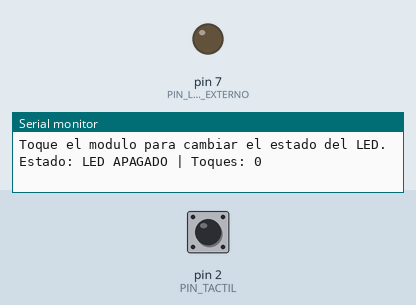
Bench run of a sketch on a simulated Arduino Uno, built with avr-gcc and run on an emulated ATmega328P. On the bench: output pins drawn as LEDs (lit = HIGH), the last lines printed to the serial monitor. Dashed ring = blinking. Inputs (shaded band) come from the test bench; at power-on: pin 2 (PIN_TACTIL) LOW.

Above: at 2.8 s.
2.9 s: pin 2 (PIN_TACTIL) driven HIGH
At 3.2 s:
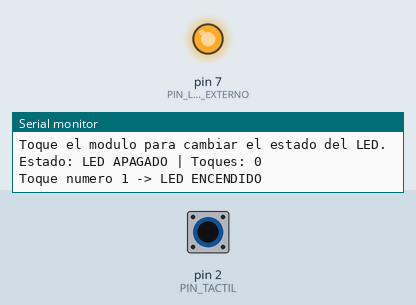
4.4 s: pin 2 (PIN_TACTIL) pulsed LOW 5 times (0.12 s each, 0.3 s apart)
At 4.97 s:
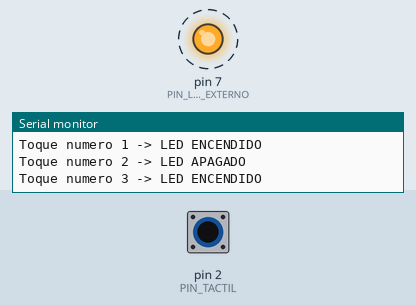
Timing chart, 0 to 7.4 s (numbered marks = the images above; inputs shaded):
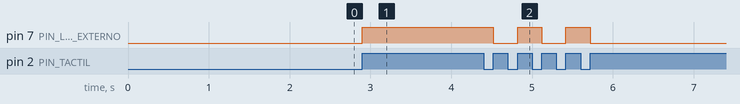

Measured:
- after the input at 2.9 s, pin 7 (PIN_LED_EXTERNO): LOW → HIGH at once
- after the input at 4.4 s, pin 7 (PIN_LED_EXTERNO): alternates HIGH for 0.30 s and LOW for 0.30 s, 5 changes in all, then stays LOW, starting after 0.12 s

The sketch:

Ejercicio2_interruptor_tactil.ino
```cpp
/*
  ====================================================================
  EJERCICIO 2: INTERRUPTOR TACTIL CON MEMORIA
  ====================================================================
  Placa:       Arduino UNO R4 WiFi
  Componentes: Modulo Keyestudio Touch (sensor capacitivo tactil)
               LED externo (por ejemplo rojo de 5 mm)
               Resistencia de 1 kOhm (1000 ohmios) en serie con el LED
  Libreria:    Ninguna. Solo se usan funciones incluidas en Arduino.

  CONEXIONES
    Modulo tactil:  S -> D2     V -> 5V     G -> GND
    LED externo:    D7 -> resistencia 1 kOhm -> anodo (+) del LED
                    catodo (-) del LED -> GND

  QUE HACE EL PROGRAMA
    Cada vez que se TOCA el modulo, el LED cambia de estado:
    si estaba apagado se enciende, y si estaba encendido se apaga.
    El LED "recuerda" su estado hasta el siguiente toque (memoria).
    Un toque largo cuenta como UN solo toque.
    El Monitor Serial muestra el numero de toques y el estado.
  ====================================================================
*/


// ---------------------------------------------------------------
// 1. PINES Y CONSTANTES
// ---------------------------------------------------------------
// "const" significa que el valor no cambia mientras el programa se
// ejecuta. "int" es un numero entero.

// Pin digital D2: recibe la senal del modulo tactil (terminal S).
const int PIN_TACTIL = 2;

// Pin digital D7: entrega la senal al LED (a traves de la resistencia).
// OJO: no se llama PIN_LED porque la placa UNO R4 WiFi ya define ese
// nombre (es el LED interno del pin 13) y el programa no compilaria.
const int PIN_LED_EXTERNO = 7;

// Nivel que entrega el modulo mientras se le toca. Este modulo
// entrega HIGH (5 V) al tocarlo y LOW (0 V) en reposo.
// Si el modulo trabajara al reves, bastaria con cambiar esta linea
// por: const int TOCADO = LOW;
const int TOCADO = HIGH;

// Tiempo minimo, en milisegundos, entre dos toques aceptados.
// Evita que una lectura inestable cuente dos toques por error
// (antirrebote). 1000 ms = 1 s; aqui 80 ms.
// "unsigned long" es un entero grande que nunca es negativo; es
// el tipo que devuelve la funcion millis().
const unsigned long TIEMPO_ANTIRREBOTE = 80;

// Cada cuantos milisegundos se informa el estado por el Monitor
// Serial, aunque no se toque el modulo (5000 ms = 5 s). Sirve para
// ver el estado aunque el monitor se abra despues del arranque.
const unsigned long INTERVALO_ESTADO = 5000;


// ---------------------------------------------------------------
// 2. VARIABLES DE ESTADO
// ---------------------------------------------------------------
// Estas variables SI cambian mientras el programa funciona. Guardan
// la "memoria" del sistema.

// Estado del LED. "bool" solo admite dos valores: true (verdadero)
// o false (falso). true = LED encendido, false = LED apagado.
bool ledEncendido = false;

// Indica si el modulo estaba siendo tocado en la vuelta anterior de
// loop(). Permite detectar el MOMENTO en que empieza un toque.
bool tocadoAnterior = false;

// Cuenta cuantos toques se han registrado desde el arranque.
unsigned long contadorToques = 0;

// Instante (en ms desde que se encendio la placa) del ultimo toque
// aceptado. Se usa para el antirrebote.
unsigned long ultimoToque = 0;

// Instante del ultimo informe de estado por el Monitor Serial.
unsigned long ultimoEstado = 0;


// ---------------------------------------------------------------
// 3. FUNCION informarEstado()
// ---------------------------------------------------------------
// Una funcion es un bloque de codigo con nombre que se puede
// ejecutar las veces que se quiera. "void" indica que no devuelve
// ningun valor. Esta funcion imprime el estado actual.
void informarEstado() {
  // Serial.print() envia texto SIN salto de linea.
  Serial.print("Estado: LED ");

  // Se elige el texto segun el valor de la variable ledEncendido.
  if (ledEncendido) {
    Serial.print("ENCENDIDO");
  } else {
    Serial.print("APAGADO");
  }

  // Se agrega el numero de toques. Serial.println() envia el
  // contenido y termina la linea.
  Serial.print(" | Toques: ");
  Serial.println(contadorToques);
}


// ---------------------------------------------------------------
// 4. FUNCION setup()
// ---------------------------------------------------------------
// setup() se ejecuta UNA sola vez: al encender la placa, al subir el
// programa o al pulsar el boton RESET.
void setup() {
  // pinMode() define si un pin es entrada (INPUT) o salida (OUTPUT).
  // El modulo tactil ENVIA una senal a la placa: es una entrada.
  pinMode(PIN_TACTIL, INPUT);

  // El LED RECIBE la senal de la placa: es una salida.
  pinMode(PIN_LED_EXTERNO, OUTPUT);

  // Se asegura que el LED inicie apagado. LOW = 0 V = LED apagado.
  digitalWrite(PIN_LED_EXTERNO, LOW);

  // Abre la comunicacion con la computadora por el cable USB a 9600
  // baudios. El Monitor Serial debe usar la misma velocidad.
  Serial.begin(9600);

  // delay() detiene el programa el tiempo indicado en milisegundos.
  // Da 1,5 s para que la conexion USB quede establecida.
  delay(1500);

  // Mensajes iniciales de instrucciones.
  Serial.println("INTERRUPTOR TACTIL CON MEMORIA - ARDUINO UNO R4 WIFI");
  Serial.println("----------------------------------------------------");
  Serial.println("Toque el modulo para cambiar el estado del LED.");

  // Se informa el estado inicial (LED apagado, 0 toques).
  informarEstado();

  // Se guarda el instante de este informe para contar 5 s hasta el
  // siguiente.
  ultimoEstado = millis();
}


// ---------------------------------------------------------------
// 5. FUNCION loop()
// ---------------------------------------------------------------
// loop() se repite una y otra vez, miles de veces por segundo,
// mientras la placa tenga energia.
void loop() {
  // millis() devuelve los milisegundos transcurridos desde que se
  // encendio la placa. Se guarda en "ahora".
  unsigned long ahora = millis();

  // ---- PASO 1: leer el modulo tactil ----
  // digitalRead() devuelve HIGH o LOW segun el nivel del pin.
  int lectura = digitalRead(PIN_TACTIL);

  // "==" compara si dos valores son iguales. La variable tocadoAhora
  // vale true si el modulo esta siendo tocado en este momento.
  bool tocadoAhora = (lectura == TOCADO);

  // ---- PASO 2: detectar el INICIO de un toque ----
  // Un toque nuevo ocurre cuando AHORA se toca y ANTES no se tocaba.
  // Esto se llama detectar un "flanco". Asi, si el dedo permanece
  // sobre el modulo, la condicion deja de cumplirse y el toque largo
  // cuenta solo UNA vez.
  // "&&" significa "y". "!" significa "no".
  if (tocadoAhora && !tocadoAnterior) {
    // Antirrebote: solo se acepta el toque si pasaron al menos 80 ms
    // desde el ultimo toque aceptado.
    if (ahora - ultimoToque >= TIEMPO_ANTIRREBOTE) {
      // Se invierte el estado del LED: "!" cambia true por false y
      // false por true. Esta es la "memoria" del interruptor.
      ledEncendido = !ledEncendido;

      // Se aplica el nuevo estado al pin del LED.
      // HIGH = 5 V = LED encendido; LOW = 0 V = LED apagado.
      if (ledEncendido) {
        digitalWrite(PIN_LED_EXTERNO, HIGH);
      } else {
        digitalWrite(PIN_LED_EXTERNO, LOW);
      }

      // Se suma uno al contador. "++" aumenta la variable en 1.
      contadorToques++;

      // Se guarda el instante de este toque para el antirrebote.
      ultimoToque = ahora;

      // Se informa el toque por el Monitor Serial.
      Serial.print("Toque numero ");
      Serial.print(contadorToques);
      if (ledEncendido) {
        Serial.println(" -> LED ENCENDIDO");
      } else {
        Serial.println(" -> LED APAGADO");
      }

      // El informe periodico se reinicia para no repetirse de
      // inmediato despues de un toque.
      ultimoEstado = ahora;
    }
  }

  // ---- PASO 3: recordar la lectura para la proxima vuelta ----
  // Al final de la vuelta, "ahora" pasa a ser "antes". En la proxima
  // vuelta se comparara contra este valor.
  tocadoAnterior = tocadoAhora;

  // ---- PASO 4: informar el estado cada 5 segundos ----
  // "ahora - ultimoEstado" es el tiempo transcurrido desde el ultimo
  // informe. Si alcanzo o supero 5000 ms, se informa otra vez.
  if (ahora - ultimoEstado >= INTERVALO_ESTADO) {
    informarEstado();
    ultimoEstado = ahora;
  }

  // No se usa delay() en loop(): asi el programa lee el modulo
  // miles de veces por segundo y no se pierde ningun toque.
}
```
